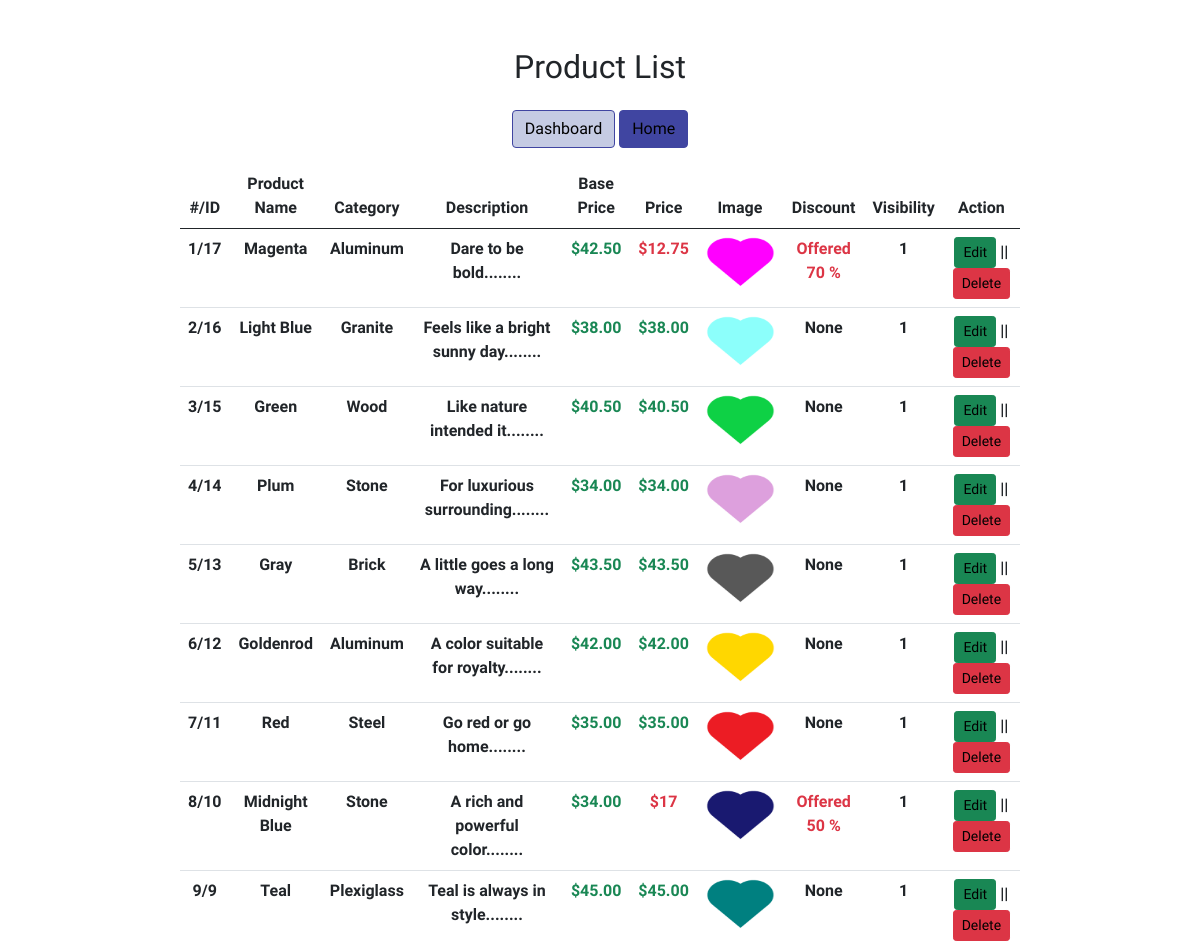
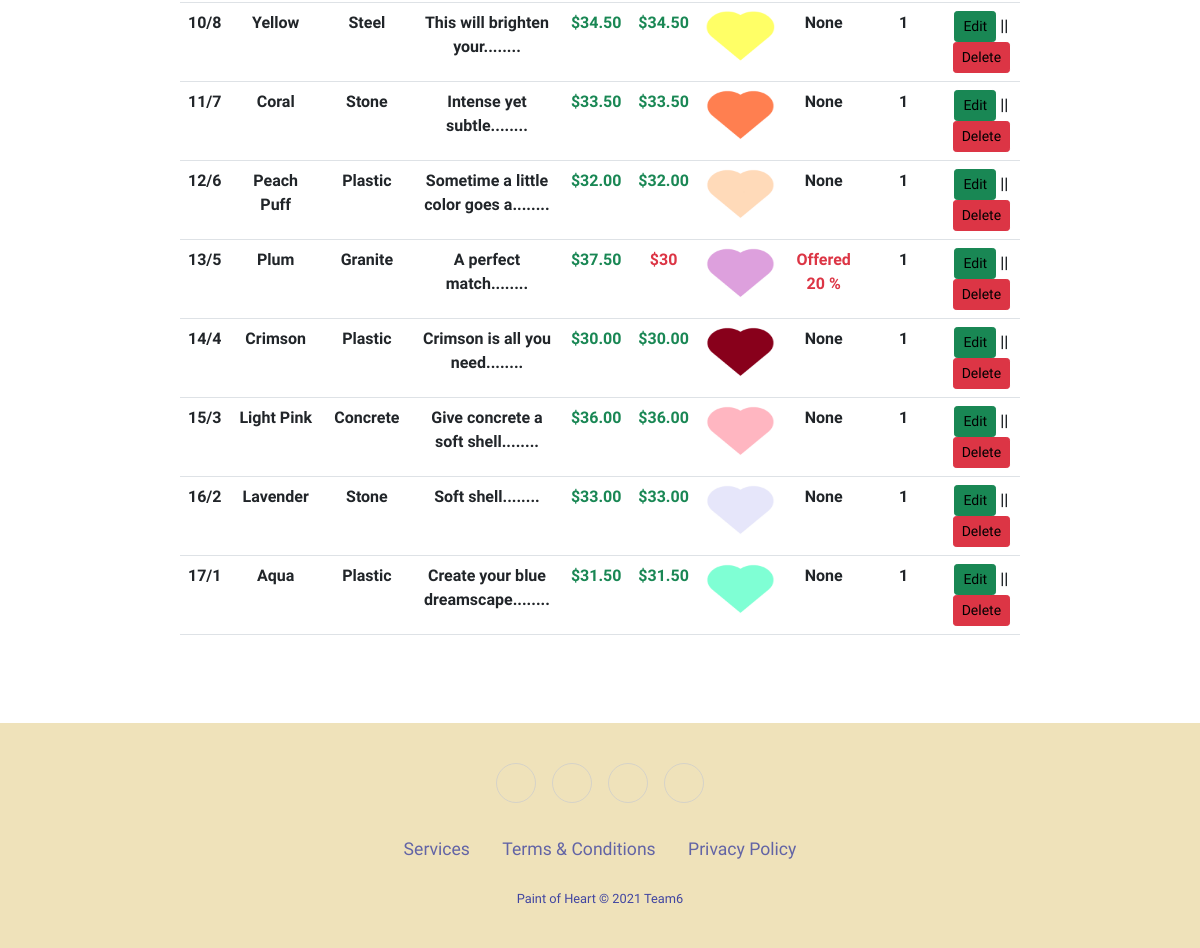
The page /WF-BackEnd-6_deploy/actions/product_list.php (signed in) on the database its author committed (2 pictures, top to bottom).
### tables this page shows
CREATE TABLE `products` (
  `id` int(11) NOT NULL,
  `name` varchar(50) NOT NULL,
  `fk_category` int(11) NOT NULL,
  `price` decimal(20,2) NOT NULL,
  `description` text NOT NULL,
  `image` text NOT NULL,
  `discount` int(3) NOT NULL DEFAULT 0,
  `visibility` int(1) NOT NULL DEFAULT 1
);

CREATE TABLE `category` (
  `id` int(11) NOT NULL,
  `catName` varchar(50) NOT NULL
);

### WF-BackEnd-6_deploy/classes/database.class.php (called while the page is built, shortened)
<?php
Class Database{
    public $host   = "";
    public $user   = "";
    public $pass   = "";
    public $dbname = "";
    public $link;
    private function connectDB(){
    $this->link = new mysqli($this->host, $this->user, $this->pass,
    $this->dbname);
    mysqli_set_charset($this->link, "utf8");
    }
   public function select($query){
     $result = $this->link->query($query) or
      die($this->link->error.__LINE__);
     if($result->num_rows > 0){
       return $result;
     } else {
       return false;
     }
    }
   }
?>

### WF-BackEnd-6_deploy/classes/product.class.php (called while the page is built, shortened)
<?php
class Product
{
	public $db;
	public function __construct()
	{
		$this->db = new Database();
	}
public function getAllProduct()
{
	$query = "SELECT `products`.*,`category`.`catName` FROM `products`
		INNER JOIN `category`
		ON `products`.`fk_category` = `category`.`id`
	 	ORDER BY `products`.`id` DESC";
		$selected_row = $this->db->select($query);
		return $selected_row;
	}
 }
?>

### WF-BackEnd-6_deploy/classes/format.class.php (called while the page is built, shortened)
<?php
class Format{
  public function textShorten($text, $limit=200 ){
    $text = $text ." ";
    $text = substr($text, 0, $limit);
    $text = substr($text, 0, strrpos($text, " "));
    $text = $text ."........";
    return $text;
    }
}
?>

### WF-BackEnd-6_deploy/actions/product_list.php (the view, shortened to what this page needs)
<?php
	$pd = new Product();
	$fm = new Format();
	?>
<!DOCTYPE html>
<html lang="en">
<head>
    <?php include_once '../components/boot.php';?>
	<link rel="stylesheet" href="../components/style.css">
</head>
<body>
<div class="grid_10">
    <div class="box round first grid">
        <h2>Product List</h2>
        <div class="block">
		<td>
	<a href="../admin.php" class='btn btn-success my-3 dash-btn'>Dashboard</a>
	<a href="../home.php" class='btn btn-success my-3 home-btn'>Home</a>
	</td>
            <table class="table" id="example">
			<thead>
				<tr>
					<th scope="col">#/ID</th>
					<th scope="col">Product Name</th>
					<th scope="col">Category</th>
					<th scope="col">Description</th>
					<th scope="col">Base Price</th>
					<th scope="col">Price</th>
					<th scope="col">Image</th>
					<th scope="col">Discount</th>
					<th scope="col">Visibility</th>
					<th scope="col">Action</th>
				</tr>
			</thead>
			<tbody>
		<?php
			$getData = $pd->getAllProduct();
			if ($getData) {
				$i=0;
				while ($product = $getData->fetch_assoc()) {
					$i++;
					$priceRounded = 0;
		?>
				<tr class="odd gradeX">
					<td><?php echo $i."/".$product['id']; ?></td>
					<td><?php echo $product['name'] ;?></td>
					<td><?php echo $product['catName'] ;?></td>
					<td><?php echo $fm->textShorten($product['description'],35) ;?></td>
					<td><?php
					  if($product['discount'] > 0) {
						  $discount=$product['discount'];
						  $price=$product['price'];
						  $dPrice=$price*((100-$discount)/100);
						  $priceRounded = round($dPrice, 2);
							echo "<span class='text-success'>$".$price."</span>" ;
						}else{
							echo "<span class='text-success'>$".$product['price']."</span>" ;
						}
						?>
					</td>
					<td><?php
					  if($product['discount'] > 0) {
							echo "<span class='text-danger'>$".$priceRounded."</span>" ;
						}else{
							echo "<span class='text-success'>$".$product['price']."</span>" ;
						}
						?>
					</td>
					<td><img src="<?php
                    echo $product['image'];?>" height="50px" width="70px"></td>
					<td>
					<?php
						if ($product['discount'] > 0) {
							echo "<span class='text-danger'>Offered ".$product['discount'] ." %</span>";
						}else{
							echo 'None';
						}
						?>
					</td>
						<td><?php echo $product['visibility'] ;?></td>
					<td><a class="btn btn-success btn-sm" href="product_edit.php?productId=<?php echo $product['id'] ?>">Edit</a> ||
					<a onclick="return confirm('Are you sure?')" class= "btn btn-danger btn-sm" href="?productId=<?php echo $product['id'] ?>">Delete</a></td>
				</tr>
		<?php } } ?>
			</tbody>
		</table>
    </div>
    </div>
</div>
<?php include '../components/footer.php';?>
</body>
</html>

### WF-BackEnd-6_deploy/components/style.css (style rules this page uses)
* { font-family: "Martel", serif; }
a:link, a:hover, a:visited { color: black; text-decoration: none; }
.home-btn { background-color: #4045a1 !important; border-color: #4045a1; color: white; }
.dash-btn { background-color: #c5cbe3 !important; border-color: #c5cbe3; color: black; border-color: #4045a1; }
html, body { height: 100%; margin: 0; padding: 0; }
.grid_10 { margin-top: 4%; margin-bottom: 4%; padding-bottom: 2%; text-align: center; }
#example { width: 70%; margin-left: 15%; margin-right: 15%; }
thead, tr, th { font-weight: bold; }

### rows shown on the page
products: id "17", name "Magenta", fk_category.catName "Aluminum", description "Dare to be bold........", price "42.50", priceRounded "12.75", image (picture), discount "70", visibility "1"
products: id "16", name "Light Blue", fk_category.catName "Granite", description "Feels like a bright sunny day........", price "38.00", image (picture), discount "None", visibility "1"
products: id "15", name "Green", fk_category.catName "Wood", description "Like nature intended it........", price "40.50", image (picture), discount "None", visibility "1"
products: id "14", name "Plum", fk_category.catName "Stone", description "For luxurious surrounding........", price "34.00", image (picture), discount "None", visibility "1"
products: id "13", name "Gray", fk_category.catName "Brick", description "A little goes a long way........", price "43.50", image (picture), discount "None", visibility "1"
products: id "12", name "Goldenrod", fk_category.catName "Aluminum", description "A color suitable for royalty........", price "42.00", image (picture), discount "None", visibility "1"
products: id "11", name "Red", fk_category.catName "Steel", description "Go red or go home........", price "35.00", image (picture), discount "None", visibility "1"
products: id "10", name "Midnight Blue", fk_category.catName "Stone", description "A rich and powerful color........", price "34.00", priceRounded "17", image (picture), discount "50", visibility "1"
products: id "9", name "Teal", fk_category.catName "Plexiglass", description "Teal is always in style........", price "45.00", image (picture), discount "None", visibility "1"
products: id "8", name "Yellow", fk_category.catName "Steel", description "This will brighten your........", price "34.50", image (picture), discount "None", visibility "1"
products: id "7", name "Coral", fk_category.catName "Stone", description "Intense yet subtle........", price "33.50", image (picture), discount "None", visibility "1"
products: id "6", name "Peach Puff", fk_category.catName "Plastic", description "Sometime a little color goes a........", price "32.00", image (picture), discount "None", visibility "1"
products: id "5", name "Plum", fk_category.catName "Granite", description "A perfect match........", price "37.50", priceRounded "30", image (picture), discount "20", visibility "1"
products: id "4", name "Crimson", fk_category.catName "Plastic", description "Crimson is all you need........", price "30.00", image (picture), discount "None", visibility "1"
products: id "3", name "Light Pink", fk_category.catName "Concrete", description "Give concrete a soft shell........", price "36.00", image (picture), discount "None", visibility "1"
products: id "2", name "Lavender", fk_category.catName "Stone", description "Soft shell........", price "33.00", image (picture), discount "None", visibility "1"
products: id "1", name "Aqua", fk_category.catName "Plastic", description "Create your blue dreamscape........", price "31.50", image (picture), discount "None", visibility "1"
